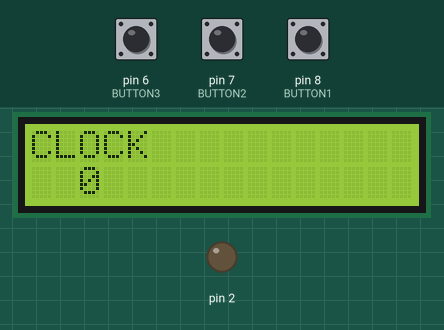
This sketch was run on a simulated Arduino Uno, built with avr-gcc and run on an emulated ATmega328P. Shown: 16×2 character LCD, output pins drawn as LEDs (lit = HIGH). The test bench sets the inputs (shaded band); at power-on: pin 7 (BUTTON2) LOW, pin 6 (BUTTON3) LOW, pin 8 (BUTTON1) LOW.

Above: at 1.2 s.
1.3 s: pin 7 (BUTTON2) pulled HIGH for 3.2 s
At 2.9 s:
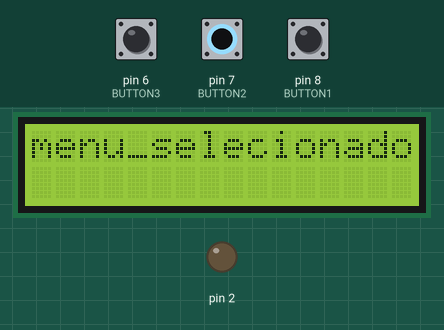
6.8 s: pin 6 (BUTTON3) pulled HIGH for 3.2 s
At 9.1 s:
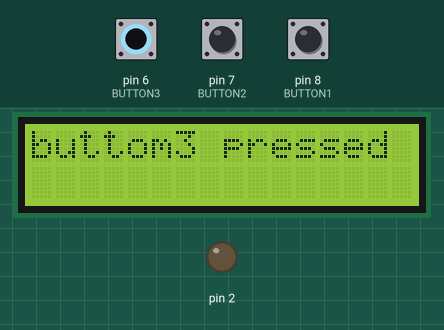
11.5 s: pin 8 (BUTTON1) pulled HIGH for 3.2 s
At 13.4 s:
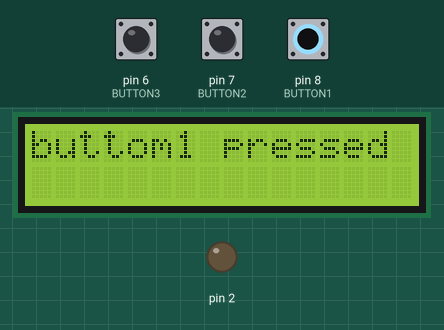
16.2 s: pin 8 (BUTTON1) pulled HIGH for 1 s
At 18.2 s:
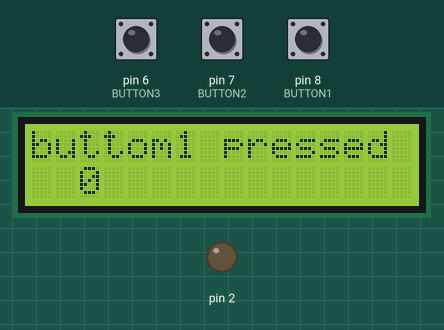
Timing chart, 0 to 19.7 s (numbered marks = the images above; inputs shaded):
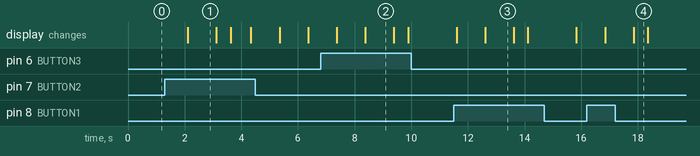

The sketch:

displaygreen.ino
```cpp
#include <LiquidCrystal_I2C.h>
//future change each menu to an object....
//need to change the menu cases instead of if to switch and case.
LiquidCrystal_I2C lcd(0x27, 16, 2);  // set the LCD address to 0x3F for a 16 chars and 2 line display
#include "LED.h"

LED ledd(2);

const int BUTTON1 = 8;
const int BUTTON2 = 7;
const int BUTTON3 = 6;

int button1State = 0;
int button2State = 0;
int button3State = 0;

int menu_selector = 0;

int menu_array[10];

char *array_menus[] = {
  "CLOCK", "RADIO FREQ", "INFRA RED", "nothing"
};

char *clock_menus[] = {
  "ALARM", "COUNTER", "CRONOMETER", "nothing"
};


//set up starts display and also the input buttons
void setup() {
  pinMode(BUTTON1, INPUT);
  pinMode(BUTTON2, INPUT);
  pinMode(BUTTON3, INPUT);
  lcd.init();
  lcd.clear();
  lcd.backlight();
}

//loop where the program starts
void loop() {
  get_buttons_states();//receive buttons states
  selection_menu();  //menu selection
  show_options();
}

//shows the menus options to display
void show_options() {
  lcd.setCursor(0, 0);
  lcd.clear();
  lcd.print(array_menus[menu_selector]);
  lcd.setCursor(2, 1);  //x,y
  lcd.print(menu_selector);
  delay(1000);
}

//read all buttons states
void get_buttons_states() {
  button1State = digitalRead(BUTTON1);
  button2State = digitalRead(BUTTON2);
  button3State = digitalRead(BUTTON3);


  decrease_increase_menu();  //testing if buttons are being pressed
}

//menu of selections,change to swich and case style..
void selection_menu() {
  get_buttons_states();
  if (button2State == HIGH) {
    if (menu_selector == 0) {
      lcd.setCursor(0, 0);
      lcd.clear();
      lcd.print("menu_selecionado");
      delay(1000);
      clock_menu();
    } else if (menu_selector == 1) {
      lcd.setCursor(0, 0);
      lcd.clear();
      lcd.print("menu_selecionado");
      delay(1000);
      radio_freq_menu();

    } else if (menu_selector == 2) {
      lcd.setCursor(0, 0);
      lcd.clear();
      lcd.print("menu_selecionado");
      delay(1000);

      infra_red_menu();

    } else {
      ;
    }
  }
}

//change the menu control variable
void decrease_increase_menu() {
  if (button1State == HIGH) {
    lcd.setCursor(0, 0);
    lcd.clear();
    lcd.print("buttom1 pressed");
    delay(1000);
    menu_selector--;
    limit_menu();
    lcd.setCursor(2, 1);
    lcd.print(menu_selector);
    delay(500);
    lcd.clear();


  } else if (button3State == HIGH) {
    lcd.setCursor(0, 0);
    lcd.clear();
    lcd.print("buttom3 pressed");
    delay(1000);
    menu_selector++;
    limit_menu();
    lcd.setCursor(2, 1);
    lcd.print(menu_selector);
    delay(500);
    lcd.clear();

  } else {
    ;
  }
}

//limiting the menu values. no max than the array size no min than 0
void limit_menu() {
  if (menu_selector < 0) {
    menu_selector = 0;
  } else if (menu_selector >= 4) {
    menu_selector = 3;
  } else {
    ;
  }
}

//clock menu impl


//radio freq menu impl
void radio_freq_menu() {
  get_buttons_states();
  decrease_increase_menu();
  lcd.clear();
  lcd.setCursor(0, 0);
  lcd.print("freq menu");
  while (button2State == LOW) {
    get_buttons_states();
  }
  lcd.clear();
  lcd.setCursor(0, 0);
  lcd.print("exiting freq");
  delay(1000);
}

//infra red menu impl
void infra_red_menu() {
  menu_selector = 0;
  get_buttons_states();
  decrease_increase_menu();
  lcd.clear();
  lcd.setCursor(0, 0);
  lcd.print("infra red menu");
  while (button2State == LOW) {
    get_buttons_states();

    decrease_increase_menu();
  }
  lcd.clear();
  lcd.setCursor(0, 0);
  lcd.print("exiting infra");
  delay(1000);
}
```

LED.cpp
```cpp
// LED.h
#ifndef LED_h
#define LED_h

#include <Arduino.h>

class LED {
private:
  int ledPin;
  unsigned char ledState;

public:
  LED(int pin);
  void turnON();
  void turnOFF();
  int getState();
};

#endif
// LED.cpp
#include "LED.h"

LED::LED(int pin) {
  ledPin = pin;
  ledState = LOW;
  pinMode(ledPin, OUTPUT);
}

void LED::turnON() {
  ledState = HIGH;
  digitalWrite(ledPin, ledState);
}

void LED::turnOFF() {
  ledState = LOW;
  digitalWrite(ledPin, ledState);
}

int LED::getState() {
  return ledState;
}
```

LED.h
```cpp
// LED.h
#ifndef LED_h
#define LED_h

#include <Arduino.h>

class LED {
private:
  int ledPin;
  unsigned char ledState;

public:
  LED(int pin);
  void turnON();
  void turnOFF();
  int getState();
};

#endif
```

clock.ino
```cpp
void clock_menu() {
  menu_selector = 0;
  get_buttons_states();
  lcd.clear();
  lcd.setCursor(0, 0);
  lcd.print("clock menu");
  delay(500);
  lcd.clear();


  while (true) {
    get_buttons_states();
    lcd.setCursor(0, 0);
    lcd.print(clock_menus[menu_selector]);
    delay(700);
    lcd.clear();
    if (button2State == HIGH) {
      //aposs selecao nao esta funcionando!! obs
      //get_buttons_states();
      //lcd.setCursor(0, 0);
      //lcd.print("TEST");
      //delay(1000);
      //apos isso fica tudo sem nd no display:()
      if (menu_selector == 0) {
        //testar bloco de codigo prox vez
        //lcd.clear();
        //get_buttons_states();
        lcd.clear();
        lcd.setCursor(0, 0);
        lcd.print("entrando");
        delay(1000);
        //get_buttons_states();
        alarmMennu();
      }
    }
    if (exit_test()) {
      break;
    }
  }

  lcd.clear();
  lcd.setCursor(0, 0);
  lcd.print("exiting clock");
  delay(1000);
}

bool exit_test(){
  get_buttons_states();
  delay(700); //to not press too much
  return ((button3State == HIGH && button1State == HIGH));
}


void alarmMennu() {
  menu_selector = 0;
  long alarm_timing = 43800;  //hora atual em segundos
  //get_buttons_states();
  lcd.clear();
  lcd.setCursor(0, 0);
  lcd.print("ALARMEEEE");
  delay(1000);
  while (true) {
    get_buttons_states();
    lcd.clear();
    delay(1000);
    //calculando horas
    int hora = alarm_timing / 3600;
    int minutos = ((alarm_timing) % 3600)/60;
    int segundos = alarm_timing % 60;
    lcd.setCursor(0, 0);
    lcd.print(hora);
    lcd.setCursor(3,0);
    lcd.print(minutos);
    lcd.setCursor(6,0);
    lcd.print(segundos);
    delay(1000);
    if (exit_test()){
      break;
    }
  }
}
```

Measured:
- after the input at 1.3 s, the display: changes after 0.81 s (image 1)
- after the input at 6.8 s, the display: first differs from a run without the input after 1.6 s (image 2)
- after the input at 11.5 s, the display: first differs from a run without the input after 1.1 s (image 3)
- after the input at 16.2 s, the display: first changes after 0.65 s (image 4 shows a later state)
- what the display in image 1 shows lasts 1.0 s, from 2.1 s to 3.1 s
- what the display in image 4 shows lasts 0.5 s, from 17.9 s to 18.4 s
